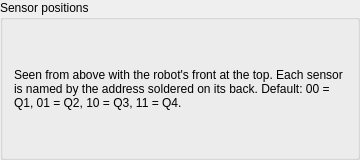
<?xml version="1.0" encoding="UTF-8"?>
<ui version="4.0">
 <class>SensorZonesWidget</class>
 <widget class="QGroupBox" name="SensorZonesWidget">
  <property name="geometry">
   <rect><x>0</x><y>0</y><width>360</width><height>160</height></rect>
  </property>
  <property name="title"><string>Sensor positions</string></property>
  <property name="whatsThis"><string>Which corner of the skin each touch sensor sits in. Activities light the LED-strip pixels above the sensor that was touched, so this is what makes a touch on the top-left corner light the top-left arc. Only a four-sensor magnet board has corner quadrants; other layouts space the sensors evenly.</string></property>
  <layout class="QVBoxLayout" name="outer_layout">
   <item>
    <widget class="QLabel" name="hint_label">
     <property name="text"><string>Seen from above with the robot's front at the top. Each sensor is named by the address soldered on its back. Default: 00 = Q1, 01 = Q2, 10 = Q3, 11 = Q4.</string></property>
     <property name="wordWrap"><bool>true</bool></property>
    </widget>
   </item>
   <item>
    <layout class="QFormLayout" name="rows_form"/>
   </item>
  </layout>
 </widget>
 <resources/>
 <connections/>
</ui>
